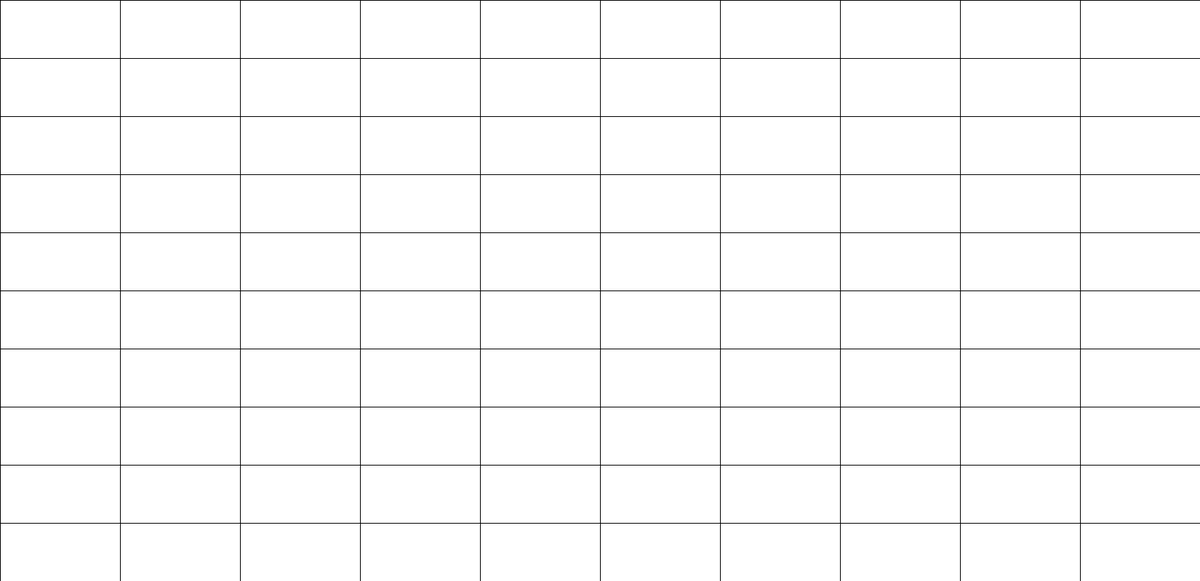
Frame 1 (no input)
Frame 60 (the mouse pressed at the canvas centre just before this capture): identical to frame 1, image omitted
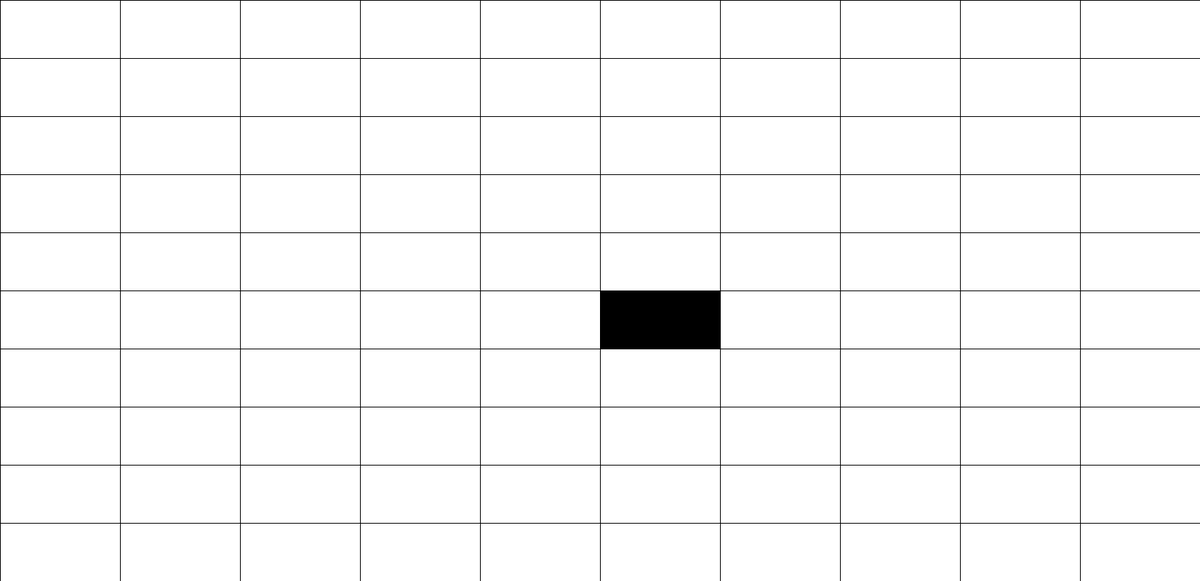
Frame 120 (the mouse held since frame 60 and released just before this capture)

The Processing sketch that drew these frames (run headless with seeded random() and noise(); from frame 60 on, the mouse is pressed at the canvas centre):

// Processing sketch: array2d
// ── array2d.pde
grid g; //declare

void setup() {
  size (1650,800);
  g = new grid(10,10); //initialize
}

void draw() {
  background(220);
  g.displayGrid();
}

void mousePressed() {
  g.click(mouseX,mouseY);
}

class grid {
  Boolean[][] gridarray;
  int ROWS, COLS;
  
  grid(int r, int c) {
    ROWS = r;
    COLS = c;
    gridarray = new Boolean[ROWS][COLS];
    
    //Initialize the array with all false values
    for (int y = 0; y < ROWS; y++) {    //loop rows
      for (int x = 0; x < COLS; x++) { //loop cols
        gridarray[y][x] = false;
      }
    } 
  }
  
  void displayGrid() {
    for (int y = 0; y < ROWS; y++) {
      for (int x = 0; x < COLS; x++) {
        if (gridarray[y][x] == false) {
          fill(255);  //255 is white
        }
        else if (gridarray[y][x] == true) {
          fill(0);    //0 is black
        }
        int cellWidth = width / COLS;
        int cellHeight = height / ROWS;
        rect(x * cellWidth, y * cellHeight, cellWidth, cellHeight); // param: x, y, width, height
      }
    }
  }
  
  void click(int mx, int my) {
    int cellWidth = width / COLS;
    int cellHeight = height / ROWS;
    int x = mx / cellWidth;
    int y = my / cellHeight;
    
    if (gridarray[y][x] == false) {
      gridarray[y][x] = true;
    }
    else {
      gridarray[y][x] = false;
    }
  }
}
